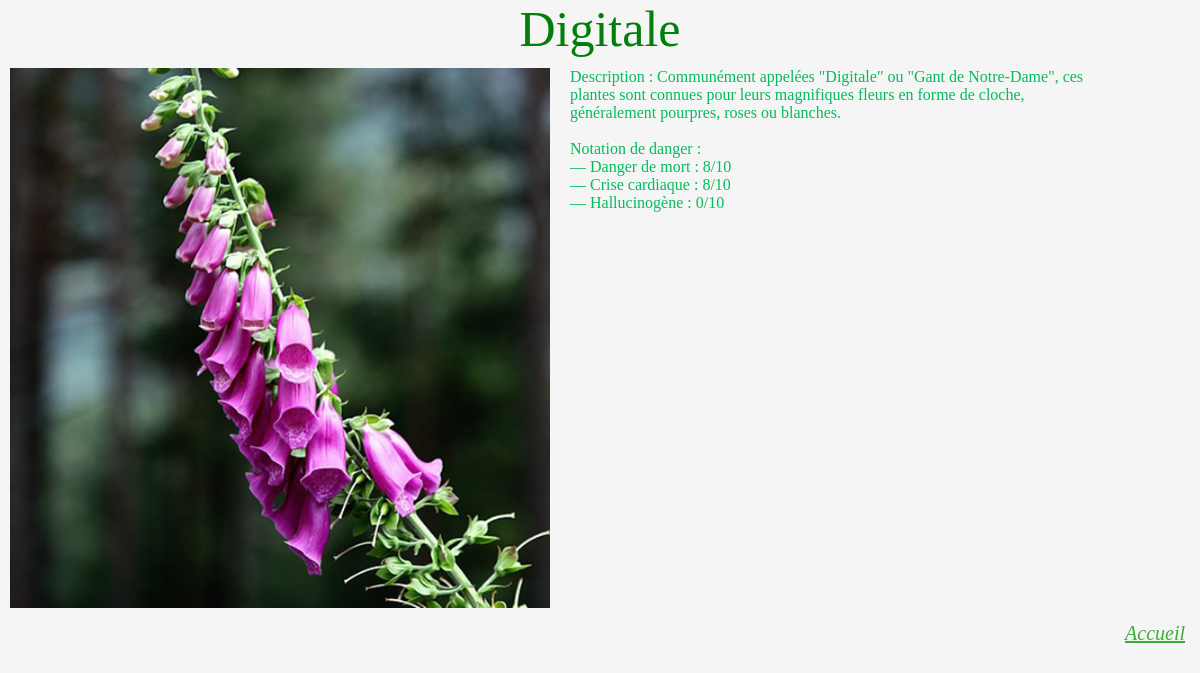
/Articles/Article.php?id_art=2, run on the app's committed database.
### tables this page shows
CREATE TABLE `Articles` (
  `id_art` int(11) NOT NULL,
  `nom` varchar(25) NOT NULL,
  `quantite` int(11) NOT NULL,
  `prix` float NOT NULL,
  `url_photo` varchar(25) DEFAULT NULL,
  `description` text,
  `ID_STRIPE` varchar(255) DEFAULT NULL
);

### Articles/Article.php (the view, shortened to what this page needs)
<!DOCTYPE html>
<html lang="fr">
    <head>
        <link rel="stylesheet" href="../Styles/mep_art.css" type="text/css" media="screen">
    </head>
    <body>
        <?php
        $id = $_GET['id_art'];
        $bdd = getBD();
        $rep = $bdd->query('SELECT * from Articles WHERE id_art = '.$id);
        $ligne = $rep ->fetch();
        echo
        "<h1>".$ligne['nom']."</h1>
        <ul>
            <li><img src='".$ligne['url_photo']."' alt='Photo'></li>
            <li>".$ligne['description']."</li>
        </ul>";
                $_SESSION['token'] = bin2hex(random_bytes(32)).bin2hex(random_bytes(32)); ?>
        <a href="../index.php"> Accueil</a>
    </body>
</html>

### Styles/mep_art.css (style rules this page uses)
* { padding: 0px; margin: 0px; color: rgb(5, 187, 93); background-color: whitesmoke; }
h1 { text-align: center; font: 50px cursive; color: rgb(0, 128, 11); }
a { color: rgb(58, 174, 52); font-style: italic; }
body>a:last-child { float: right; margin-right: 15px; font-size: 1.25em; clear: both; }
li { float: left; margin: 10px; width: 45vw; list-style: none; }
img { width: 100%; }

### data on the page
articles: nom "Digitale", url_photo (picture), description "Description : Communément appelées \"Digitale\" ou \"Gant de Notre-Dame\", ces plantes sont connues pour leurs magnifiques fleurs en forme de cloche, généralement pourpres, roses ou blanches. Notation de danger : — Danger de mort : 8/10 — Crise cardiaque : 8/10 — Hallucinogène : 0/10"
